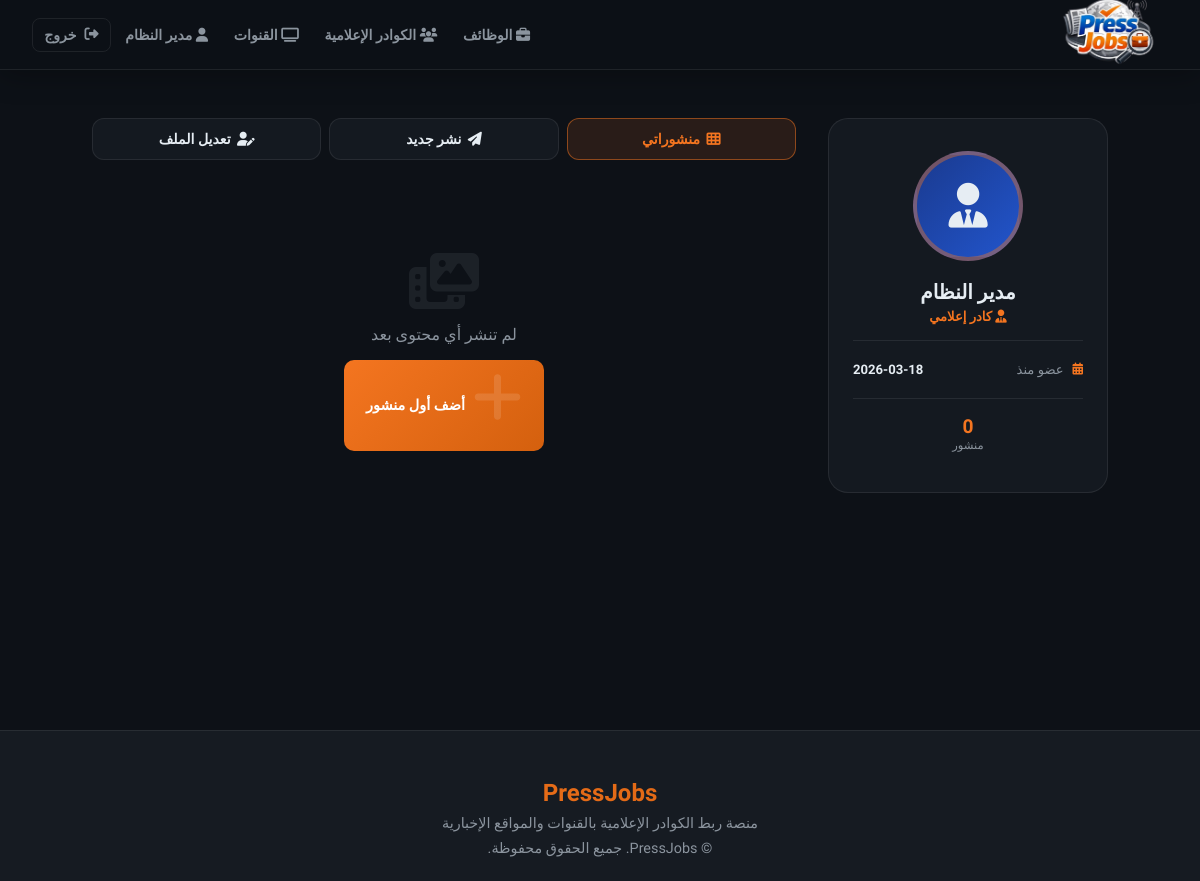
Screenshot of /profile/1 (signed in) with the database file from the repository.
### tables this page shows
CREATE TABLE users (
        id INTEGER PRIMARY KEY AUTOINCREMENT,
        name TEXT NOT NULL,
        email TEXT UNIQUE NOT NULL,
        password TEXT NOT NULL,
        account_type TEXT NOT NULL,
        bio TEXT,
        location TEXT,
        skills TEXT,
        education TEXT,
        experience TEXT,
        profile_image TEXT,
        created_at TEXT DEFAULT CURRENT_TIMESTAMP
    , last_name TEXT, gender TEXT, civil_status TEXT, specialty TEXT, years_experience TEXT, preferred_channels TEXT, extra_skills TEXT, cv_filename TEXT, intro_video TEXT, article_links TEXT, channel_type TEXT, cover_image TEXT, is_admin INTEGER DEFAULT 0);

### app.py (the view, shortened to what this page needs)
@app.route('/profile/<int:user_id>')
def profile(user_id):
    conn = get_db()
    user = conn.execute('SELECT * FROM users WHERE id=?', (user_id,)).fetchone()
    if not user:
        conn.close()
        flash('المستخدم غير موجود', 'error')
        return redirect(url_for('index'))
    posts = conn.execute(
        'SELECT * FROM posts WHERE user_id=? ORDER BY created_at DESC', (user_id,)
    ).fetchall()
    conn.close()
    return render_template('profile.html', user=user, jobs=None, posts=posts)

### app.py (called while the page is built)
def get_db():
    conn = sqlite3.connect(DB_PATH)
    conn.row_factory = sqlite3.Row
    return conn

### templates/profile.html (shortened to what this page needs)
{% extends 'base.html' %}
{% block content %}
<div class="profile-layout">
{% set is_owner = session.get('user_id') == user.id %}
    <div class="profile-sidebar">
        <div class="profile-card">
            {% if is_owner %}
            <form method="POST" action="/profile/{{ user.id }}/upload-picture"
                  enctype="multipart/form-data" id="avatar-form">
                <div class="avatar-wrapper" title="انقر لتغيير الصورة">
                    <div class="big-avatar">
                        {% if user.profile_image %}
                        <img src="{{ url_for('static', filename='uploads/' + user.profile_image) }}" alt="{{ user.name }}" id="avatar-preview-img" />
                        {% else %}
                        <i class="fas fa-{% if user.account_type == 'channel' %}tv{% else %}user-tie{% endif %}" id="avatar-icon"></i>
                        {% endif %}
                    </div>
                </div>
            </form>
            {% endif %}
            <h2>{{ user.name }}{% if user.last_name %} {{ user.last_name }}{% endif %}</h2>
            <div class="role">
                <i class="fas fa-{% if user.account_type == 'channel' %}tv{% else %}user-tie{% endif %}"></i>
                {{ 'قناة إعلامية' if user.account_type == 'channel' else 'كادر إعلامي' }}
            </div>
            <hr class="profile-divider">
            <div class="sidebar-info-list">
                <div class="sidebar-info-item">
                    <span class="sii-label"><i class="fas fa-calendar-alt"></i> عضو منذ</span>
                    <span class="sii-val">{{ user.created_at[:10] }}</span>
                </div>
            </div>
            <hr class="profile-divider">
            <div class="sidebar-stats">
                <div class="stat-item">
                    <div class="stat-num">{{ posts|length if posts else 0 }}</div>
                    <div class="stat-label">منشور</div>
                </div>
            </div>
        </div>
    </div>
    <div class="profile-main">
        {% if is_owner %}
        <div class="profile-tabs">
            <div class="profile-tab active" data-tab="posts">
                <i class="fas fa-th"></i> منشوراتي
            </div>
            <div class="profile-tab" data-tab="publish">
                <i class="fas fa-paper-plane"></i> نشر جديد
            </div>
            <div class="profile-tab" data-tab="edit">
                <i class="fas fa-user-edit"></i> تعديل الملف
            </div>
        </div>
        <div class="tab-panel active" id="tab-posts">
            {% if posts %}
                {% set media_posts = posts | selectattr('media_filename') | list %}
                {% set text_posts  = posts | rejectattr('media_filename') | list %}
                {% if media_posts %}
                <div class="profile-section">
                    <h3 class="section-title-sm">
                        <i class="fas fa-photo-video"></i> الصور والفيديوهات
                        <span style="margin-right:auto;font-size:0.78rem;color:var(--text-muted);font-weight:400;">{{ media_posts|length }} عنصر</span>
                    </h3>
                    <div class="media-grid">
                        {% for post in media_posts %}
                        <div class="media-grid-item"
                             data-title="{{ post.title or '' }}"
                             data-desc="{{ post.description or '' }}"
                             data-src="{{ url_for('static', filename='uploads/' + post.media_filename) }}"
                             data-type="{{ post.media_type }}">
                            {% if post.media_type == 'image' %}
                                <img src="{{ url_for('static', filename='uploads/' + post.media_filename) }}" alt="{{ post.title or 'صورة' }}" loading="lazy" />
                                <span class="media-type-badge"><i class="fas fa-image"></i></span>
                            {% elif post.media_type == 'video' %}
                                <video muted preload="metadata" style="pointer-events:none;">
                                    <source src="{{ url_for('static', filename='uploads/' + post.media_filename) }}#t=0.1" type="video/mp4">
                                </video>
                                <span class="media-type-badge"><i class="fas fa-play"></i> فيديو</span>
                            {% else %}
                                <div class="media-no-thumb">
                                    <i class="fas fa-file"></i>
                                    <span>{{ post.title or 'ملف' }}</span>
                                </div>
                            {% endif %}
                            <div class="media-overlay">
                                <div class="media-overlay-text">{{ post.title or post.description or '' }}</div>
                            </div>
                        </div>
                        {% endfor %}
                    </div>
                </div>
                {% endif %}
                {% if text_posts %}
                <div class="profile-section">
                    <h3 class="section-title-sm"><i class="fas fa-align-right"></i> المنشورات النصية ({{ text_posts|length }})</h3>
                    {% for post in text_posts %}
                    <div class="post-card">
                        <div class="post-card-header">
                            <span class="post-card-title">{{ post.title or 'منشور' }}</span>
                            <span class="post-card-date"><i class="fas fa-clock"></i> {{ post.created_at[:10] }}</span>
                        </div>
                        {% if post.description %}<p class="post-card-desc">{{ post.description }}</p>{% endif %}
                    </div>
                    {% endfor %}
                </div>
                {% endif %}
            {% else %}
            <div class="empty-state">
                <i class="fas fa-photo-video"></i>
                <p>لم تنشر أي محتوى بعد</p>
                <button class="btn btn-primary" style="margin-top:1rem" onclick="switchTab('publish')">
                    <i class="fas fa-plus"></i> أضف أول منشور
                </button>
            </div>
            {% endif %}
        </div>
        {% endif %}
    </div>
</div>
{% endblock %}

### templates/base.html (shortened to what this page needs)
<!DOCTYPE html>
<html lang="ar" dir="rtl">
<head>
    <link rel="stylesheet" href="https://cdnjs.cloudflare.com/ajax/libs/font-awesome/6.4.0/css/all.min.css">
</head>
<body>
<nav>
    <a href="/" class="nav-brand">
        <img src="/static/images/logo.png" alt="PressJobs">
    </a>
    <div class="nav-links" id="navLinks">
        <a href="/jobs" {% if request.endpoint=='jobs' %}class="active"{% endif %}><i class="fas fa-briefcase"></i> الوظائف</a>
        <a href="/journalists" {% if request.endpoint=='journalists' %}class="active"{% endif %}><i class="fas fa-users"></i> الكوادر الإعلامية</a>
        <a href="/channels" {% if request.endpoint=='channels' %}class="active"{% endif %}><i class="fas fa-tv"></i> القنوات</a>
        {% if session.user_id %}
        <a href="/profile/{{ session.user_id }}"><i class="fas fa-user"></i> {{ session.user_name }}</a>
        <a href="/logout" class="btn btn-outline btn-sm"><i class="fas fa-sign-out-alt"></i> خروج</a>
        {% else %}
        <a href="/login" class="btn btn-outline btn-sm"><i class="fas fa-sign-in-alt"></i> دخول</a>
        <a href="/register" class="btn btn-primary btn-sm"><i class="fas fa-user-plus"></i> تسجيل</a>
        {% endif %}
    </div>
</nav>
<main>
{% block content %}{% endblock %}
</main>
<footer>
    <div class="footer-brand">PressJobs</div>
    <p>منصة ربط الكوادر الإعلامية بالقنوات والمواقع الإخبارية</p>
    <p style="margin-top:0.5rem">© PressJobs. جميع الحقوق محفوظة.</p>
</footer>
</body>
</html>

### templates/base.html (style rules this page uses)
:root { --blue: #1a3a8f; --blue-mid: #2255cc; --orange: #f47520; --orange-dark: #d4600e; --dark: #0d1117; --dark2: #161b22; --dark3: #1c2333; --border: rgba(255,255,255,0.08); --text: #e6edf3; --text-muted: #8b949e; --card-bg: rgba(22, 27, 34, 0.9); --gradient-blue: linear-gradient(135deg, #1a3a8f, #2255cc); --gradient-orange: linear-gradient(135deg, #f47520, #d4600e); --gradient-hero: linear-gradient(135deg, #0d1117 0%, #1a2240 50%, #0d1117 100%); }
* { margin: 0; padding: 0; box-sizing: border-box; }
body { font-family: 'Cairo', 'Tajawal', sans-serif; background: var(--dark); color: var(--text); direction: rtl; overflow-x: hidden; }
nav { position: fixed; top: 0; width: 100%; z-index: 1000; background: rgba(13,17,23,0.95); backdrop-filter: blur(20px); border-bottom: 1px solid var(--border); padding: 0 2rem; height: 70px; display: flex; align-items: center; justify-content: space-between; box-shadow: 0 4px 30px rgba(0,0,0,0.3); }
.nav-brand { display: flex; align-items: center; gap: 0.7rem; text-decoration: none; }
.nav-brand img { height: 7rem; width: auto; }
.nav-links { display: flex; align-items: center; gap: 0.2rem; flex-wrap: nowrap; overflow: visible; }
.nav-links a { color: var(--text-muted); text-decoration: none; padding: 0.5rem 0.7rem; border-radius: 8px; font-size: 0.88rem; font-weight: 600; transition: all 0.3s; white-space: nowrap; }
.btn { display: inline-flex; align-items: center; gap: 0.5rem; padding: 0.6rem 1.4rem; border-radius: 10px; font-family: inherit; font-weight: 700; cursor: pointer; transition: all 0.3s; text-decoration: none; border: none; font-size: 0.9rem; }
.btn-primary { background: var(--gradient-orange); color: white; }
.btn-outline { background: transparent; color: var(--text); border: 1.5px solid var(--border); }
.btn-sm { padding: 0.4rem 0.9rem; font-size: 0.8rem; }
main { padding-top: 70px; min-height: calc(100vh - 70px); }
footer { background: var(--dark2); border-top: 1px solid var(--border); padding: 3rem 2rem 1.5rem; text-align: center; }
footer .footer-brand { font-size: 1.5rem; font-weight: 900; background: var(--gradient-orange); -webkit-background-clip: text; -webkit-text-fill-color: transparent; margin-bottom: 0.5rem; }
footer p { color: var(--text-muted); font-size: 0.9rem; }

### rows the page displays
users: user_name "مدير النظام", name "مدير النظام", account_type "كادر إعلامي", created_at "2026-03-18"

### other values shown
{{ posts|length if posts else 0 }} "0"
